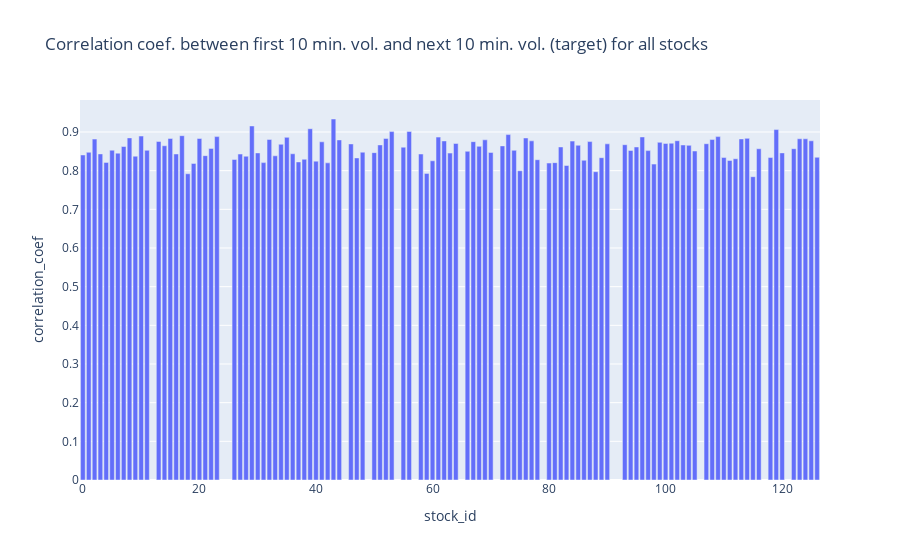

The notebook cell saved with this chart:
### Code cell
## plot all stocks correlation coefficiceints together
coef_df=pd.DataFrame({'stock_id':st_corr_coef.keys(),'correlation_coef':st_corr_coef.values()})
px.bar(coef_df, x='stock_id',y='correlation_coef',title="Correlation coef. between first 10 min. vol. and next 10 min. vol. (target) for all stocks")

### Figure 1 — Plotly figure (JSON) as saved in the notebook; plotly's stock layout.template omitted (floating-point values rounded to 4 significant figures)
{"data": [{"alignmentgroup": "True", "hovertemplate": "stock_id=%{x}<br>correlation_coef=%{y}<extra></extra>", "legendgroup": "", "marker": {"color": "#636efa", "pattern": {"shape": ""}}, "name": "", "offsetgroup": "", "orientation": "v", "showlegend": false, "textposition": "auto", "type": "bar", "x": [0, 100, 101, 102, 103, 104, 105, 107, 108, 109, 10, 110, 111, 112, 113, 114, 115, 116, 118, 119, 11, 120, 122, 123, 124, 125, 126, 13, 14, 15, 16, 17, 18, 19, 1, 20, 21, 22, 23, 26, 27, 28, 29, 2, 30, 31, 32, 33, 34, 35, 36, 37, 38, 39, 3, 40, 41, 42, 43, 44, 46, 47, 48, 4, 50, 51, 52, 53, 55, 56, 58, 59, 5, 60, 61, 62, 63, 64, 66, 67, 68, 69, 6, 70, 72, 73, 74, 75, 76, 77, 78, 7, 80, 81, 82, 83, 84, 85, 86, 87, 88, 89, 8, 90, 93, 94, 95, 96, 97, 98, 99, 9], "xaxis": "x", "y": [0.8406, 0.8704, 0.8711, 0.8774, 0.8664, 0.8654, 0.8508, 0.8697, 0.8805, 0.888, 0.8895, 0.8339, 0.8263, 0.8308, 0.8821, 0.8836, 0.7844, 0.8566, 0.834, 0.9063, 0.8527, 0.846, 0.8568, 0.8825, 0.8824, 0.8773, 0.8347, 0.8756, 0.8645, 0.8833, 0.8432, 0.8905, 0.792, 0.8187, 0.8475, 0.8832, 0.8388, 0.8576, 0.8881, 0.829, 0.8429, 0.8374, 0.9156, 0.8817, 0.8459, 0.8208, 0.8807, 0.8384, 0.8683, 0.8861, 0.8437, 0.8226, 0.8295, 0.9084, 0.8434, 0.8247, 0.8747, 0.8202, 0.9336, 0.8795, 0.8692, 0.833, 0.8478, 0.8214, 0.8466, 0.8666, 0.8834, 0.9011, 0.8607, 0.9012, 0.8431, 0.7929, 0.8529, 0.8255, 0.8868, 0.8769, 0.8455, 0.8703, 0.8501, 0.875, 0.8629, 0.8798, 0.8453, 0.8471, 0.8641, 0.8933, 0.8527, 0.7998, 0.8845, 0.8771, 0.8283, 0.8625, 0.8197, 0.8208, 0.8613, 0.8133, 0.8765, 0.8657, 0.8269, 0.8753, 0.7973, 0.8336, 0.8848, 0.8694, 0.8672, 0.8523, 0.8613, 0.8872, 0.8518, 0.817, 0.8733, 0.8374], "yaxis": "y"}], "layout": {"barmode": "relative", "legend": {"tracegroupgap": 0}, "title": {"text": "Correlation coef. between first 10 min. vol. and next 10 min. vol. (target) for all stocks"}, "xaxis": {"anchor": "y", "domain": [0, 1], "title": {"text": "stock_id"}}, "yaxis": {"anchor": "x", "domain": [0, 1], "title": {"text": "correlation_coef"}}}}
